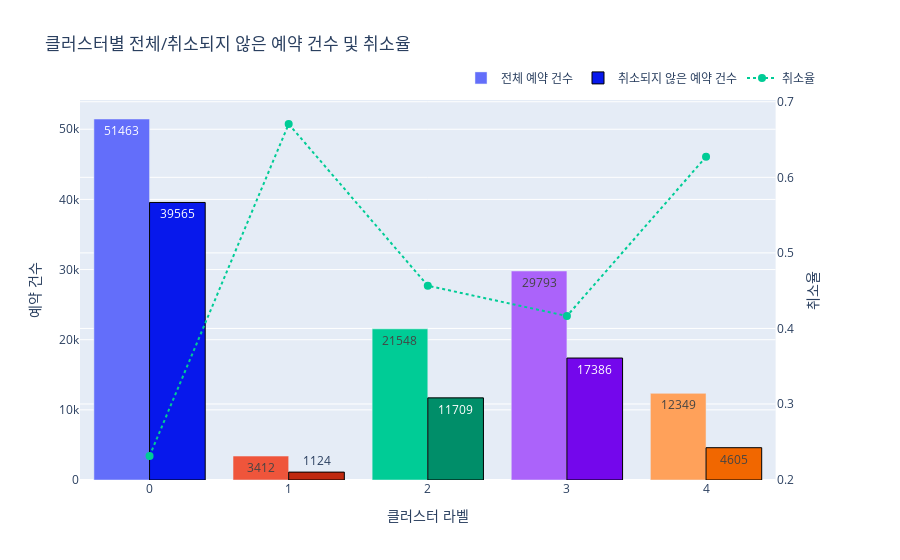

Notebook cell for this chart:
### Code cell
import plotly.express as px
import pandas as pd
import plotly.graph_objects as go
from plotly.subplots import make_subplots
import colorsys

# Function to darken a hex color
def darken_color(hex_color, factor=0.7):
    hex_color = hex_color.lstrip('#')
    rgb = tuple(int(hex_color[i:i+2], 16) for i in (0, 2, 4))
    hls = colorsys.rgb_to_hls(*[x/255.0 for x in rgb])
    darker_rgb = colorsys.hls_to_rgb(hls[0], max(0, min(1, hls[1] * factor)), hls[2])
    return '#{:02x}{:02x}{:02x}'.format(*[int(x*255) for x in darker_rgb])


# df_resort_clustered DataFrame 사용

# 취소되지 않은 예약만 필터링
df_not_canceled = df_resort_clustered[df_resort_clustered['is_canceled'] == 0].copy()

# 클러스터별 취소되지 않은 예약 건수 계산
not_canceled_counts = df_not_canceled.groupby('cluster_label').size().reset_index(name='count')
not_canceled_counts['status'] = '취소되지 않음'


# 클러스터별 전체 예약 건수 계산
total_counts = df_resort_clustered.groupby('cluster_label').size().reset_index(name='count')
total_counts['status'] = '전체 예약'

# 두 데이터프레임 결합
df_combined_counts = pd.concat([total_counts, not_canceled_counts])

# 클러스터별 취소율 계산
cluster_cancel_rate = df_resort_clustered.groupby('cluster_label')['is_canceled'].mean().reset_index(name='cancel_rate')

# 클러스터별 색상 맵 정의
cluster_colors = {
    0: '#636efa',
    1: '#ef553b',
    2: '#00cc96',
    3: '#ab63fa',
    4: '#ffa15a'
}

# 취소되지 않은 예약 건수를 위한 더 진한 색상 맵 생성
darker_cluster_colors = {label: darken_color(color) for label, color in cluster_colors.items()}


# 서브플롯 생성 (막대 그래프와 꺾은선 그래프)
fig = make_subplots(specs=[[{"secondary_y": True}]])

# 전체 예약 건수 막대 그래프 추가
fig.add_trace(
    go.Bar(
        x=df_combined_counts[df_combined_counts['status'] == '전체 예약']['cluster_label'],
        y=df_combined_counts[df_combined_counts['status'] == '전체 예약']['count'],
        name='전체 예약 건수',
        text=df_combined_counts[df_combined_counts['status'] == '전체 예약']['count'],
        textposition='auto',
        marker=dict(color=[cluster_colors[label] for label in df_combined_counts[df_combined_counts['status'] == '전체 예약']['cluster_label']]) # 클러스터별 색상 적용
    ),
    secondary_y=False,
)

# 취소되지 않은 예약 건수 막대 그래프 추가
fig.add_trace(
    go.Bar(
        x=df_combined_counts[df_combined_counts['status'] == '취소되지 않음']['cluster_label'],
        y=df_combined_counts[df_combined_counts['status'] == '취소되지 않음']['count'],
        name='취소되지 않은 예약 건수',
         text=df_combined_counts[df_combined_counts['status'] == '취소되지 않음']['count'],
        textposition='auto',
        marker=dict(
            color=[darker_cluster_colors[label] for label in df_combined_counts[df_combined_counts['status'] == '취소되지 않음']['cluster_label']], # 더 진한 색상 적용
            line=dict(color='black', width=1) # 검은색 테두리 추가
        )
    ),
    secondary_y=False,
)

# 클러스터별 취소율 꺾은선 그래프 추가
fig.add_trace(
    go.Scatter(
        x=cluster_cancel_rate['cluster_label'],
        y=cluster_cancel_rate['cancel_rate'],
        mode='lines+markers',
        name='취소율',
        yaxis='y2', # 보조 y축 사용
        marker=dict(size=8),
        line=dict(dash='dot')
    ),
    secondary_y=True,
)

# 레이아웃 업데이트
fig.update_layout(
    title_text='클러스터별 전체/취소되지 않은 예약 건수 및 취소율',
    xaxis_title='클러스터 라벨',
    yaxis_title='예약 건수',
    yaxis2_title='취소율',
    legend=dict(
        orientation="h",
        yanchor="bottom",
        y=1.02,
        xanchor="right",
        x=1
    )
)

# x축을 정수로 표시
fig.update_layout(xaxis = dict(tickmode = 'linear'))


fig.show()

### Figure 1 — Plotly figure (JSON) as saved in the notebook; plotly's stock layout.template omitted (floating-point values rounded to 4 significant figures)
{"data": [{"marker": {"color": ["#636efa", "#ef553b", "#00cc96", "#ab63fa", "#ffa15a"]}, "name": "전체 예약 건수", "text": [51460.0, 3412.0, 21550.0, 29790.0, 12350.0], "textposition": "auto", "type": "bar", "x": [0, 1, 2, 3, 4], "xaxis": "x", "y": [51463, 3412, 21548, 29793, 12349], "yaxis": "y"}, {"marker": {"color": ["#0718ec", "#c0290f", "#008e69", "#7407ec", "#f16700"], "line": {"color": "black", "width": 1}}, "name": "취소되지 않은 예약 건수", "text": [39560.0, 1124.0, 11710.0, 17390.0, 4605.0], "textposition": "auto", "type": "bar", "x": [0, 1, 2, 3, 4], "xaxis": "x", "y": [39565, 1124, 11709, 17386, 4605], "yaxis": "y"}, {"line": {"dash": "dot"}, "marker": {"size": 8}, "mode": "lines+markers", "name": "취소율", "type": "scatter", "x": [0, 1, 2, 3, 4], "xaxis": "x", "y": [0.2312, 0.6706, 0.4566, 0.4164, 0.6271], "yaxis": "y2"}], "layout": {"legend": {"orientation": "h", "x": 1, "xanchor": "right", "y": 1.02, "yanchor": "bottom"}, "title": {"text": "클러스터별 전체/취소되지 않은 예약 건수 및 취소율"}, "xaxis": {"anchor": "y", "domain": [0, 0.94], "tickmode": "linear", "title": {"text": "클러스터 라벨"}}, "yaxis": {"anchor": "x", "domain": [0, 1], "title": {"text": "예약 건수"}}, "yaxis2": {"anchor": "x", "overlaying": "y", "side": "right", "title": {"text": "취소율"}}}}
